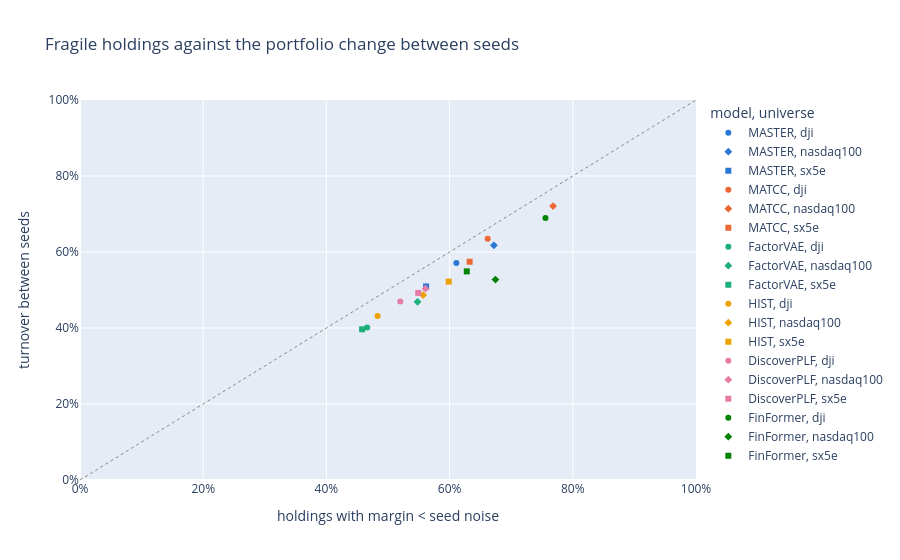

Here is the notebook cell this chart was saved with:
### Markdown cell above
## 2. Does the measure predict what happens?

Each point is one model in one universe: the share of its holdings with a margin below their seed noise against the share of the portfolio that changes from one seed to another. Points on the diagonal mean that the margins and the seed noise explain the instability of the portfolios between seeds.

### Code cell
fig = px.scatter(table, x="share_below_noise", y="observed seed turnover", color="model", symbol="universe",
                 color_discrete_sequence=viz.THEMES[False]["series"], category_orders={"model": viz.MODEL_ORDER},
                 labels={"share_below_noise": "holdings with margin < seed noise", "observed seed turnover": "turnover between seeds"},
                 title="Fragile holdings against the portfolio change between seeds")
fig.add_shape(type="line", x0=0, y0=0, x1=1, y1=1, line=dict(color=viz.THEMES[False]["muted"], dash="dot", width=1))
fig.update_xaxes(range=[0, 1], tickformat=".0%")
fig.update_yaxes(range=[0, 1], tickformat=".0%")
fig.show()
print("correlation:", round(table["share_below_noise"].corr(table["observed seed turnover"]), 3),
      "| mean absolute gap:", round((table["share_below_noise"] - table["observed seed turnover"]).abs().mean(), 3))

### Figure 1 — Plotly figure (JSON) as saved in the notebook; plotly's stock layout.template omitted (floating-point values rounded to 4 significant figures)
{"data": [{"hovertemplate": "model=MASTER<br>universe=dji<br>holdings with margin < seed noise=%{x}<br>turnover between seeds=%{y}<extra></extra>", "legendgroup": "MASTER, dji", "marker": {"color": "#2a78d6", "symbol": "circle"}, "mode": "markers", "name": "MASTER, dji", "orientation": "v", "showlegend": true, "type": "scatter", "x": [0.611], "xaxis": "x", "y": [0.5713], "yaxis": "y"}, {"hovertemplate": "model=MASTER<br>universe=nasdaq100<br>holdings with margin < seed noise=%{x}<br>turnover between seeds=%{y}<extra></extra>", "legendgroup": "MASTER, nasdaq100", "marker": {"color": "#2a78d6", "symbol": "diamond"}, "mode": "markers", "name": "MASTER, nasdaq100", "orientation": "v", "showlegend": true, "type": "scatter", "x": [0.6719], "xaxis": "x", "y": [0.6176], "yaxis": "y"}, {"hovertemplate": "model=MASTER<br>universe=sx5e<br>holdings with margin < seed noise=%{x}<br>turnover between seeds=%{y}<extra></extra>", "legendgroup": "MASTER, sx5e", "marker": {"color": "#2a78d6", "symbol": "square"}, "mode": "markers", "name": "MASTER, sx5e", "orientation": "v", "showlegend": true, "type": "scatter", "x": [0.5619], "xaxis": "x", "y": [0.5095], "yaxis": "y"}, {"hovertemplate": "model=MATCC<br>universe=dji<br>holdings with margin < seed noise=%{x}<br>turnover between seeds=%{y}<extra></extra>", "legendgroup": "MATCC, dji", "marker": {"color": "#eb6834", "symbol": "circle"}, "mode": "markers", "name": "MATCC, dji", "orientation": "v", "showlegend": true, "type": "scatter", "x": [0.6618], "xaxis": "x", "y": [0.6351], "yaxis": "y"}, {"hovertemplate": "model=MATCC<br>universe=nasdaq100<br>holdings with margin < seed noise=%{x}<br>turnover between seeds=%{y}<extra></extra>", "legendgroup": "MATCC, nasdaq100", "marker": {"color": "#eb6834", "symbol": "diamond"}, "mode": "markers", "name": "MATCC, nasdaq100", "orientation": "v", "showlegend": true, "type": "scatter", "x": [0.7679], "xaxis": "x", "y": [0.7209], "yaxis": "y"}, {"hovertemplate": "model=MATCC<br>universe=sx5e<br>holdings with margin < seed noise=%{x}<br>turnover between seeds=%{y}<extra></extra>", "legendgroup": "MATCC, sx5e", "marker": {"color": "#eb6834", "symbol": "square"}, "mode": "markers", "name": "MATCC, sx5e", "orientation": "v", "showlegend": true, "type": "scatter", "x": [0.6325], "xaxis": "x", "y": [0.5744], "yaxis": "y"}, {"hovertemplate": "model=FactorVAE<br>universe=dji<br>holdings with margin < seed noise=%{x}<br>turnover between seeds=%{y}<extra></extra>", "legendgroup": "FactorVAE, dji", "marker": {"color": "#1baf7a", "symbol": "circle"}, "mode": "markers", "name": "FactorVAE, dji", "orientation": "v", "showlegend": true, "type": "scatter", "x": [0.4662], "xaxis": "x", "y": [0.4013], "yaxis": "y"}, {"hovertemplate": "model=FactorVAE<br>universe=nasdaq100<br>holdings with margin < seed noise=%{x}<br>turnover between seeds=%{y}<extra></extra>", "legendgroup": "FactorVAE, nasdaq100", "marker": {"color": "#1baf7a", "symbol": "diamond"}, "mode": "markers", "name": "FactorVAE, nasdaq100", "orientation": "v", "showlegend": true, "type": "scatter", "x": [0.548], "xaxis": "x", "y": [0.469], "yaxis": "y"}, {"hovertemplate": "model=FactorVAE<br>universe=sx5e<br>holdings with margin < seed noise=%{x}<br>turnover between seeds=%{y}<extra></extra>", "legendgroup": "FactorVAE, sx5e", "marker": {"color": "#1baf7a", "symbol": "square"}, "mode": "markers", "name": "FactorVAE, sx5e", "orientation": "v", "showlegend": true, "type": "scatter", "x": [0.458], "xaxis": "x", "y": [0.3966], "yaxis": "y"}, {"hovertemplate": "model=HIST<br>universe=dji<br>holdings with margin < seed noise=%{x}<br>turnover between seeds=%{y}<extra></extra>", "legendgroup": "HIST, dji", "marker": {"color": "#eda100", "symbol": "circle"}, "mode": "markers", "name": "HIST, dji", "orientation": "v", "showlegend": true, "type": "scatter", "x": [0.4831], "xaxis": "x", "y": [0.4315], "yaxis": "y"}, {"hovertemplate": "model=HIST<br>universe=nasdaq100<br>holdings with margin < seed noise=%{x}<br>turnover between seeds=%{y}<extra></extra>", "legendgroup": "HIST, nasdaq100", "marker": {"color": "#eda100", "symbol": "diamond"}, "mode": "markers", "name": "HIST, nasdaq100", "orientation": "v", "showlegend": true, "type": "scatter", "x": [0.5571], "xaxis": "x", "y": [0.4867], "yaxis": "y"}, {"hovertemplate": "model=HIST<br>universe=sx5e<br>holdings with margin < seed noise=%{x}<br>turnover between seeds=%{y}<extra></extra>", "legendgroup": "HIST, sx5e", "marker": {"color": "#eda100", "symbol": "square"}, "mode": "markers", "name": "HIST, sx5e", "orientation": "v", "showlegend": true, "type": "scatter", "x": [0.5986], "xaxis": "x", "y": [0.5221], "yaxis": "y"}, {"hovertemplate": "model=DiscoverPLF<br>universe=dji<br>holdings with margin < seed noise=%{x}<br>turnover between seeds=%{y}<extra></extra>", "legendgroup": "DiscoverPLF, dji", "marker": {"color": "#e87ba4", "symbol": "circle"}, "mode": "markers", "name": "DiscoverPLF, dji", "orientation": "v", "showlegend": true, "type": "scatter", "x": [0.52], "xaxis": "x", "y": [0.4695], "yaxis": "y"}, {"hovertemplate": "model=DiscoverPLF<br>universe=nasdaq100<br>holdings with margin < seed noise=%{x}<br>turnover between seeds=%{y}<extra></extra>", "legendgroup": "DiscoverPLF, nasdaq100", "marker": {"color": "#e87ba4", "symbol": "diamond"}, "mode": "markers", "name": "DiscoverPLF, nasdaq100", "orientation": "v", "showlegend": true, "type": "scatter", "x": [0.5609], "xaxis": "x", "y": [0.5036], "yaxis": "y"}, {"hovertemplate": "model=DiscoverPLF<br>universe=sx5e<br>holdings with margin < seed noise=%{x}<br>turnover between seeds=%{y}<extra></extra>", "legendgroup": "DiscoverPLF, sx5e", "marker": {"color": "#e87ba4", "symbol": "square"}, "mode": "markers", "name": "DiscoverPLF, sx5e", "orientation": "v", "showlegend": true, "type": "scatter", "x": [0.549], "xaxis": "x", "y": [0.4923], "yaxis": "y"}, {"hovertemplate": "model=FinFormer<br>universe=dji<br>holdings with margin < seed noise=%{x}<br>turnover between seeds=%{y}<extra></extra>", "legendgroup": "FinFormer, dji", "marker": {"color": "#008300", "symbol": "circle"}, "mode": "markers", "name": "FinFormer, dji", "orientation": "v", "showlegend": true, "type": "scatter", "x": [0.7556], "xaxis": "x", "y": [0.6895], "yaxis": "y"}, {"hovertemplate": "model=FinFormer<br>universe=nasdaq100<br>holdings with margin < seed noise=%{x}<br>turnover between seeds=%{y}<extra></extra>", "legendgroup": "FinFormer, nasdaq100", "marker": {"color": "#008300", "symbol": "diamond"}, "mode": "markers", "name": "FinFormer, nasdaq100", "orientation": "v", "showlegend": true, "type": "scatter", "x": [0.6745], "xaxis": "x", "y": [0.5276], "yaxis": "y"}, {"hovertemplate": "model=FinFormer<br>universe=sx5e<br>holdings with margin < seed noise=%{x}<br>turnover between seeds=%{y}<extra></extra>", "legendgroup": "FinFormer, sx5e", "marker": {"color": "#008300", "symbol": "square"}, "mode": "markers", "name": "FinFormer, sx5e", "orientation": "v", "showlegend": true, "type": "scatter", "x": [0.6279], "xaxis": "x", "y": [0.549], "yaxis": "y"}], "layout": {"legend": {"title": {"text": "model, universe"}, "tracegroupgap": 0}, "shapes": [{"line": {"color": "#898781", "dash": "dot", "width": 1}, "type": "line", "x0": 0, "x1": 1, "y0": 0, "y1": 1}], "title": {"text": "Fragile holdings against the portfolio change between seeds"}, "xaxis": {"anchor": "y", "domain": [0.0, 1.0], "range": [0, 1], "tickformat": ".0%", "title": {"text": "holdings with margin < seed noise"}}, "yaxis": {"anchor": "x", "domain": [0.0, 1.0], "range": [0, 1], "tickformat": ".0%", "title": {"text": "turnover between seeds"}}}}
